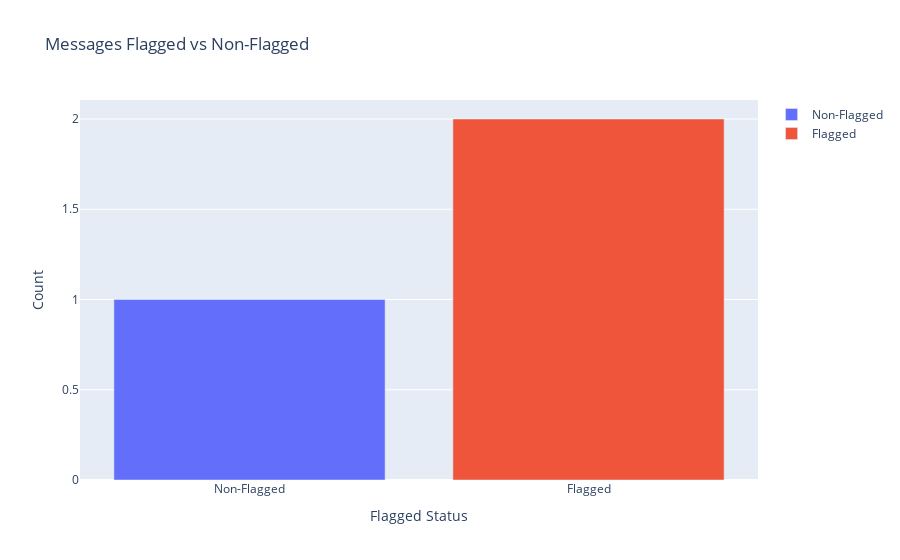

This figure's notebook cell:
### Code cell
plot_flagged_vs_nonflagged(list_of_parsed_moderation)

### Figure 1 — Plotly figure (JSON) as saved in the notebook; plotly's stock layout.template omitted (floating-point values rounded to 4 significant figures)
{"data": [{"name": "Non-Flagged", "type": "bar", "x": ["Non-Flagged"], "y": [1]}, {"name": "Flagged", "type": "bar", "x": ["Flagged"], "y": [2]}], "layout": {"barmode": "group", "title": {"text": "Messages Flagged vs Non-Flagged"}, "xaxis": {"title": {"text": "Flagged Status"}}, "yaxis": {"title": {"text": "Count"}}}}
